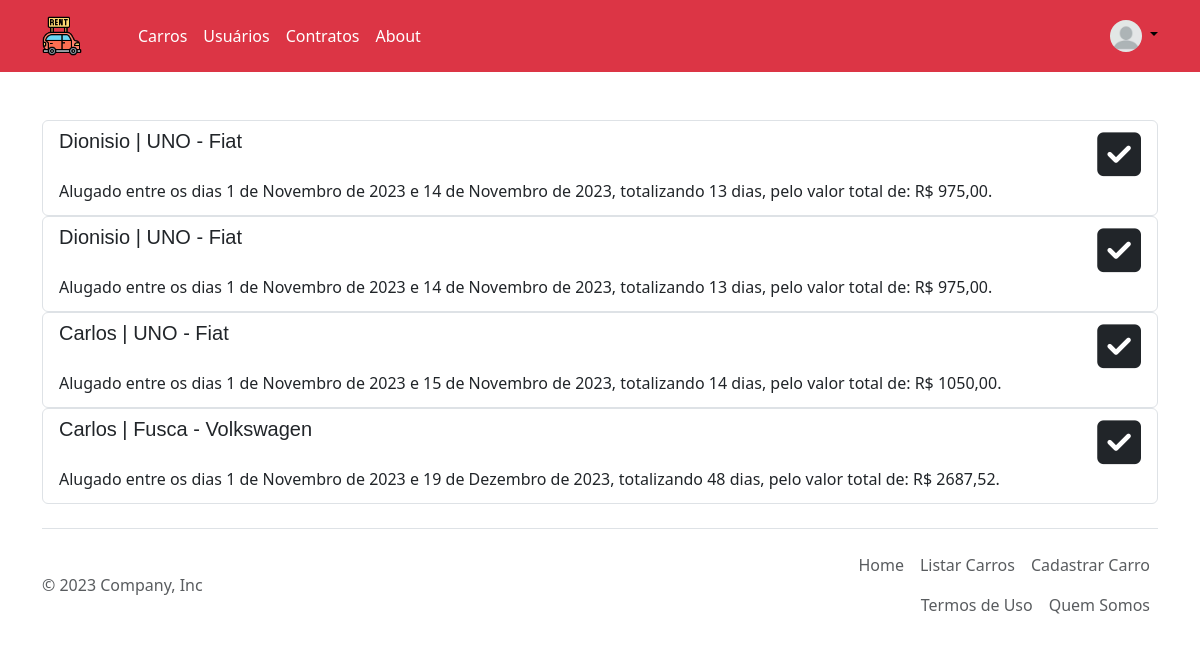
The app's page /locador/contratos/ (signed in) with its own data.
### aluguel/models.py (models this page shows, shortened)
class Contrato(models.Model):
    FORMA = [
        ("Crédito", "Crédito"),
        ("Débito", "Débito"),
        ("Boleto", "Boleto"),
        ("PIX", "PIX"),
        ("Transferência", "Transferência"),
        ("Espécie", "Espécie"),
        ("Outro", "Outro"),
    ]
    ANDAMENTO = [
        ("Ativo", "Ativo"),
        ("Inativo", "Inativo"),
    ]
    locatario = models.ForeignKey(Usuario, verbose_name="Locatário", on_delete=models.CASCADE, related_name="contratante")
    carro = models.ForeignKey(Carro, verbose_name="Veículo", on_delete=models.CASCADE, related_name='Veículo')
    inicio_do_contrato = models.DateField("Data de Retirada do Carro")
    fim_do_contrato = models.DateField("Data da Devolução do Carro")
    total_diarias = models.PositiveIntegerField("Quantidade de Diárias", blank=True, null=True)
    def calcular_dias(self):
        return (self.fim_do_contrato - self.inicio_do_contrato).days
    quantidade_de_dias = property(calcular_dias)
    forma_de_pagamento = models.CharField("Forma de Pagamento", max_length=100, choices=FORMA)
    def calcular_valor(self):
        valor = self.quantidade_de_dias * self.carro.diaria
        return valor
    def get_valor_total(self):
        return self.calcular_valor()
    valor_total = property(get_valor_total)
    valor = models.DecimalField(max_digits=10, decimal_places=2, blank=True, null=True)
    status = models.CharField(max_length=12, choices=ANDAMENTO, default='Ativo')
    class Meta:
        verbose_name = "Contrato"
        verbose_name_plural = "Contratos"

class Usuario(models.Model):
    SEXO = [
        ("Masculino", "Masculino"),
        ("Feminino", "Feminino"),
        ("Outro", "Outro")
    ]
    nome = models.CharField("Nome", max_length=100)
    sobrenome = models.CharField("Sobrenome", max_length=100)
    cpfcnpj = models.CharField('CPF:',max_length=18, blank=True, null=True)
    email = models.EmailField("Email")
    telefone = models.CharField("Telefone", max_length=20, blank=True, null=True)
    data_nasc = models.DateField("Data de Nascimento", blank=True, null=True)
    perfil = models.ImageField("Foto", upload_to='perfil', blank=True, null=True)
    user = models.OneToOneField(get_user_model(),verbose_name="Usuário:", on_delete=models.CASCADE, blank=True, null=True)
    def calculo_de_idade(self):
        hoje = date.today()
        diferenca = hoje - self.data_nasc
        return round(diferenca.days // 365.25)
    idade = property(calculo_de_idade)
    sexo = models.CharField("Sexo", max_length=100, choices=SEXO)
    class Meta:
        verbose_name = "Usuário"
        verbose_name_plural = "Usuários"

class Carro(models.Model):
    CATEGORIAS = [
        ("Econômico", "Econômico"),
        ("Intermediário", "Intermediário"),
        ("Sedan", "Sedan"),
        ("SUV", "SUV"),
        ("Executivo", "Executivo"),
        ("Pick-UP", "Pick-UP"),
        ("Minivan", "Minivan"),
    ]
    COMBUSTIVEL = [
        ("Gasolina", "Gasolina"),
        ("Flex", "Flex"),
        ("Diesel", "Diesel"),
        ("Híbrido", "Híbrido"),
        ("Elétrico", "Elétrico"),
    ]
    STATUS = [
        ('Disponível', 'Disponível'),
        ('Indisponível', 'Indisponível'),
    ]
    MARCA = [
        ('Mercedes - Benz', 'Mercedes - Benz'), ('Audi', 'Audi'),('BMW', 'BMW'),
        ('Volkswagen',  'Volkswagen'), ('Chevrolet', 'Chevrolet'), ('Renault', 'Renault'),
        ('Ford', 'Ford'), ('Toyota', 'Toyota'), ('Fiat', 'Fiat'), ('Hyundai', 'Hyundai'),
        ('Peugeot', 'Peugeot'), ('Lexus', 'Lexus'), ('Kia','Kia'), ('Citroën', 'Citroën'),
        ('Nissan', 'Nissan'), ('Mitsubishi', 'Mitsubishi'), ('Chery', 'Chery'),('Jeep', 'Jeep'),
    ]
    modelo = models.CharField("Modelo", max_length=50)
    marca = models.CharField("Marca", choices=MARCA, max_length=50)
    combustivel = models.CharField("Combustível", max_length=50, choices=COMBUSTIVEL)
    tipo = models.CharField("Categoria", max_length=100, choices=CATEGORIAS)
    bio = models.TextField("Sobre o carro", blank=True, null=True)
    ano = models.PositiveIntegerField("Ano")
    placa = models.CharField(max_length=15, unique=True, error_messages={'unique':"Veículo já cadastrado!"})
    foto = models.ImageField("Foto", upload_to='carros/', blank=True, null=True)
    cor = models.CharField("Cor", max_length=50)
    diaria = models.DecimalField("Valor da diária", max_digits=8, decimal_places=2)
    status = models.CharField(max_length=12, choices=STATUS, default='Disponível')
    class Meta:
        verbose_name = "Carro"
        verbose_name_plural = "Carros"

### aluguel/views.py (the view)
# urls.py: path('contratos/', Contratos.as_view(), name='todos_os_contratos'),
class Contratos(ListView):
    model=Contrato
    template_name='locador/todos_os_contratos.html'
    context_object_name='contratos'

### templates/locador/todos_os_contratos.html (shortened to what this page needs)
{% extends 'base_adm.html' %}
{% load static bootstrap5 %}
{% block content %}
<div class="container">
    {% for contrato in contratos %}
    <div class="list-group">
        <a href="{% url 'detalhar_contrato' contrato.id %}" class="list-group-item list-group-item-action" aria-current="true">
            <div class="d-flex w-100 justify-content-between">
                <h5 class="mb-1">{{contrato.locatario.nome}} | {{contrato.carro.modelo }} - {{contrato.carro.marca }}
                </h5>
                {% if carro.status == 'Ativo' %}
                <i class="fa-regular fa-times-circle"></i>
                {% else %}
                <i class="fa-solid fa-square-check icone"></i>
                {% endif %}
            </div>
            <p class="mb-1">Alugado entre os dias {{contrato.inicio_do_contrato}} e {{contrato.fim_do_contrato}}, totalizando {{contrato.quantidade_de_dias}} dias, pelo valor total de: R$ {{contrato.valor_total}}.</p>
        </a>
    </div>
    {% endfor %}
</div>
{% endblock content %}

### aluguel/static/css/estilos.css (style rules this page uses)
h5 { font-family: 'Blinker', sans-serif; font-family: 'Hind Siliguri', sans-serif; font-family: 'Recursive', sans-serif; }
.icone { font-size: 50px; }

### records on screen
Contrato: locatario.nome "Dionisio", carro.modelo "UNO", carro.marca "Fiat", inicio_do_contrato "1 de Novembro de 2023", fim_do_contrato "14 de Novembro de 2023", quantidade_de_dias "13", valor_total "975,00"
Contrato: locatario.nome "Dionisio", carro.modelo "UNO", carro.marca "Fiat", inicio_do_contrato "1 de Novembro de 2023", fim_do_contrato "14 de Novembro de 2023", quantidade_de_dias "13", valor_total "975,00"
Contrato: locatario.nome "Carlos", carro.modelo "UNO", carro.marca "Fiat", inicio_do_contrato "1 de Novembro de 2023", fim_do_contrato "15 de Novembro de 2023", quantidade_de_dias "14", valor_total "1050,00"
Contrato: locatario.nome "Carlos", carro.modelo "Fusca", carro.marca "Volkswagen", inicio_do_contrato "1 de Novembro de 2023", fim_do_contrato "19 de Dezembro de 2023", quantidade_de_dias "48", valor_total "2687,52"
